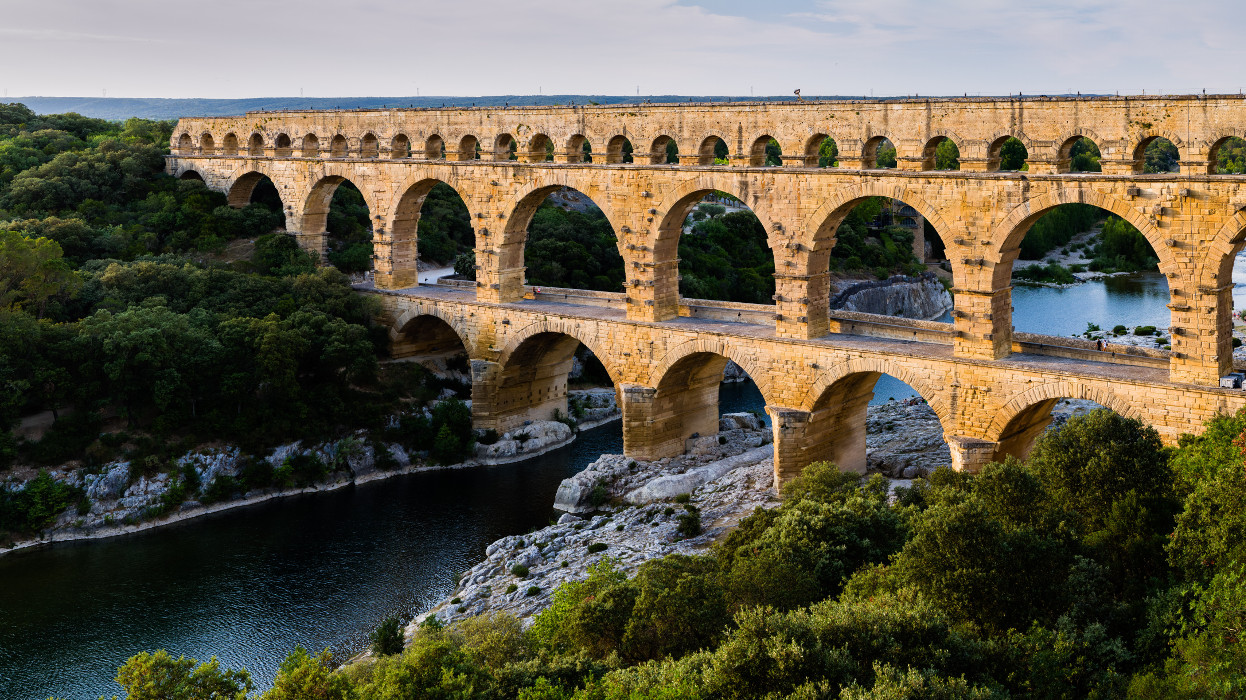
#> input picture s1.jpg, 1246 x 700 px
$ python 'python cw2.py'
#> lines starting #> are read from the running program, lines starting #| are printed output that depends on the picture
import numpy as np
import cv2
import random

class Stitcher:
    def __init__(self):
        pass

    # [159 lines left out: functions stitch, compute_descriptors, matching, draw_matches, find_homography, solve_homography and 2 more, not called in this run]

if __name__ == "__main__":
    # Load input images
    img_left = cv2.imread("s1.jpg")
#> img_left is the input picture: shape (700, 1246, 3); mean B, G, R 75, 92.3, 98.2
    img_right = cv2.imread("s2.jpg")
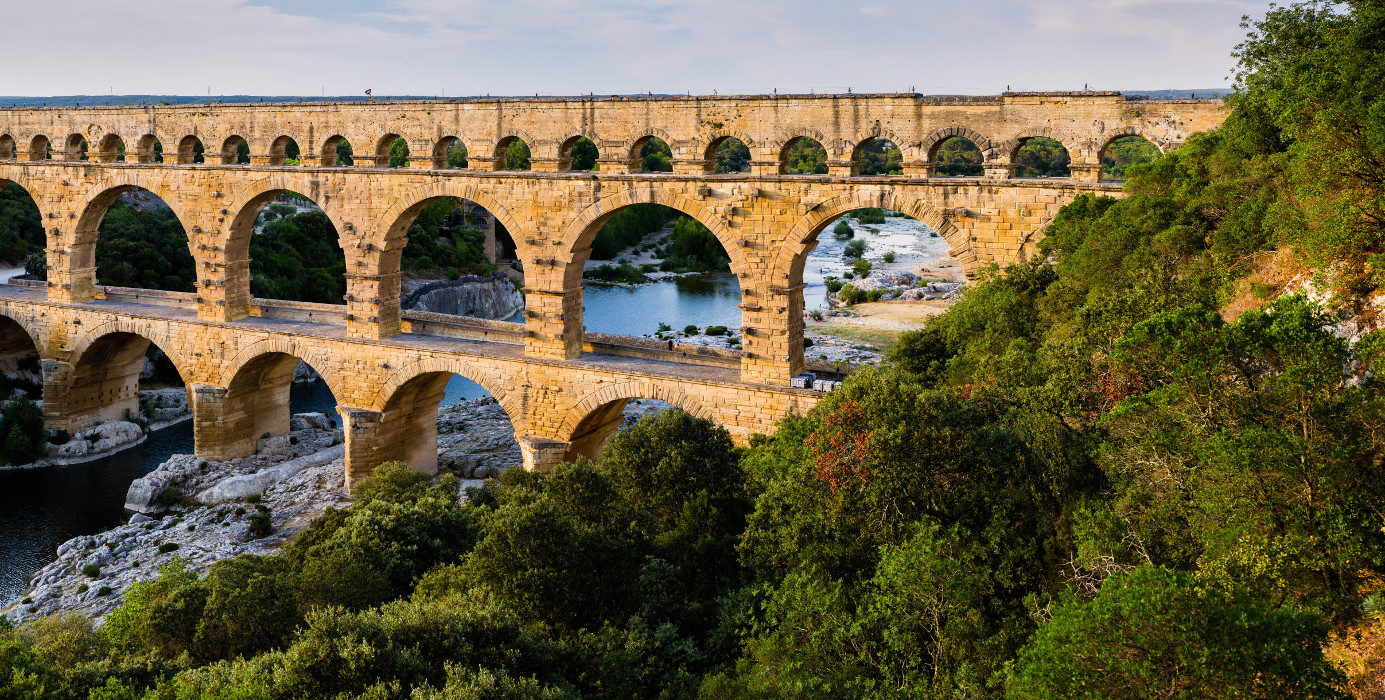
#> input picture s2.jpg, 1385 x 700 px
#> img_right is the input picture: shape (700, 1385, 3); mean B, G, R 67.9, 98.5, 107.7

    if img_left is None or img_right is None:
        print("Error: One or both images not found.")
        exit(1)

    # Use OpenCV's built-in stitcher for best visual results
    stitcher = cv2.Stitcher_create()
    status, stitched = stitcher.stitch([img_left, img_right])
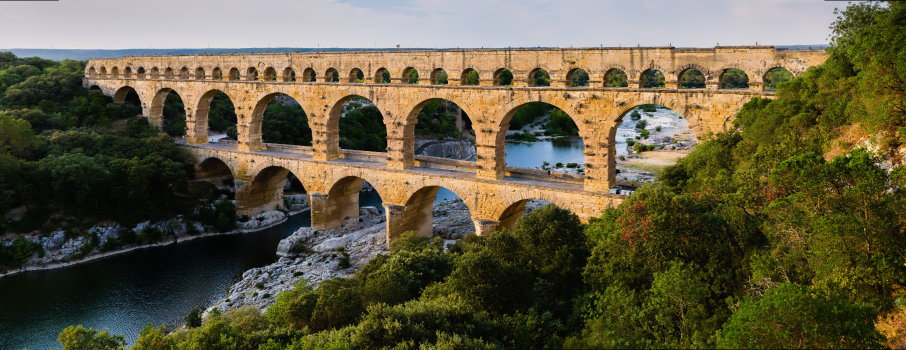
#> stitched: shape (700, 1811, 3) (shown at 1/2 size); mean B, G, R 66.3, 91.2, 97.5
#> status = 0

    if status == cv2.Stitcher_OK:
        # Display and save the stitched output
        cv2.imshow("Stitched Panorama", stitched)
        cv2.imwrite("stitched_output.jpg", stitched)
        cv2.waitKey(0)
        cv2.destroyAllWindows()
    else:
        print("Stitching failed:", status)
